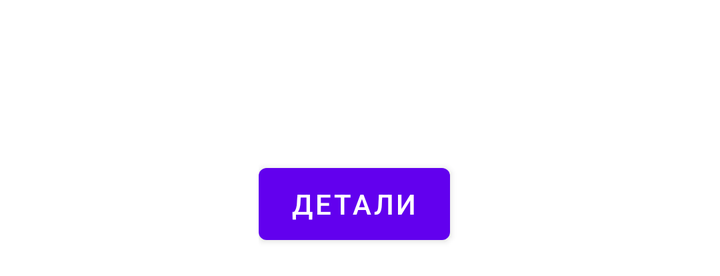
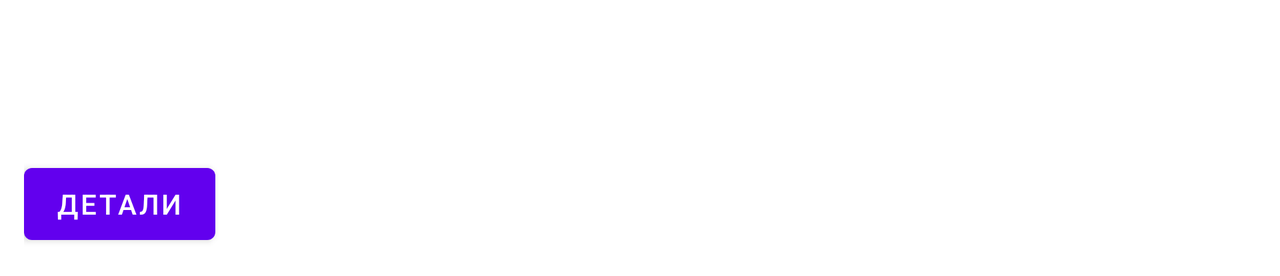

The same Android screen from two of the app's own layout files: first res/layout/ as a phone draws it, then the repository's variant for another configuration, drawn on a device whose configuration selects that folder. Both files follow.
<!-- AndroidManifest.xml: application theme Theme.Kino -->
<!-- res/layout/content_item.xml -->
<?xml version="1.0" encoding="utf-8"?>
<LinearLayout xmlns:android="http://schemas.android.com/apk/res/android"
    xmlns:app="http://schemas.android.com/apk/res-auto"
    xmlns:tools="http://schemas.android.com/tools"
    android:layout_width="match_parent"
    android:layout_height="wrap_content"
    android:layout_margin="4dp"
    android:background="?attr/cardBackgroundColor"
    android:orientation="horizontal">


    <ImageView
        android:id="@+id/image"
        android:layout_width="0dp"
        android:layout_height="match_parent"
        android:layout_weight="1"
        android:adjustViewBounds="true"
        android:scaleType="centerCrop"
        tools:src="@tools:sample/avatars" />


    <androidx.constraintlayout.widget.ConstraintLayout
        android:layout_width="0dp"
        android:layout_height="wrap_content"
        android:layout_weight="2"
        android:padding="8dp"
        app:layout_constraintBottom_toBottomOf="parent"
        app:layout_constraintHorizontal_bias="0.5"
        app:layout_constraintTop_toTopOf="parent">

        <TextView
            android:id="@+id/title"
            android:layout_width="match_parent"
            android:layout_height="27dp"
            android:layout_marginBottom="8dp"
            android:ellipsize="end"
            android:maxLines="1"
            android:textAlignment="viewStart"
            android:textSize="20sp"
            app:layout_constraintBottom_toTopOf="@+id/description"
            app:layout_constraintEnd_toEndOf="parent"
            app:layout_constraintHorizontal_bias="0.5"
            app:layout_constraintStart_toStartOf="parent"
            app:layout_constraintTop_toTopOf="parent"
            tools:text="@tools:sample/lorem/random" />

        <TextView
            android:id="@+id/description"
            android:layout_width="match_parent"
            android:layout_height="wrap_content"
            android:layout_marginBottom="12dp"
            android:ellipsize="end"
            android:maxLines="2"
            android:textAlignment="viewStart"
            app:layout_constraintBottom_toTopOf="@+id/button"
            app:layout_constraintEnd_toEndOf="parent"
            app:layout_constraintHorizontal_bias="0.5"
            app:layout_constraintStart_toStartOf="parent"
            app:layout_constraintTop_toBottomOf="@+id/title"
            tools:text="@tools:sample/lorem/random" />

        <Button
            android:id="@+id/button"
            android:layout_width="wrap_content"
            android:layout_height="wrap_content"
            android:text="@string/button_detail"
            app:layout_constraintBottom_toBottomOf="parent"
            app:layout_constraintStart_toStartOf="parent"
            app:layout_constraintTop_toBottomOf="@+id/description" />

        <ImageView
            android:id="@+id/favorite"
            android:layout_width="40dp"
            android:layout_height="40dp"
            android:layout_marginStart="20dp"
            android:src="@drawable/ic_baseline_favorite_24"
            app:layout_constraintBottom_toBottomOf="@+id/button"
            app:layout_constraintStart_toEndOf="@+id/button"
            app:layout_constraintTop_toTopOf="@+id/button" />

    </androidx.constraintlayout.widget.ConstraintLayout>

</LinearLayout>
<!-- resources referenced by this layout -->
<resources>
  <string name="button_detail">Детали</string>
  <style name="Theme.Kino" parent="Theme.MaterialComponents.DayNight.NoActionBar">
          
          <item name="colorPrimary">@color/purple_500</item>
          <item name="colorPrimaryVariant">@color/purple_700</item>
          <item name="colorOnPrimary">@color/white</item>
          
          <item name="backgroundColor">@color/white</item>
          <item name="colorSecondary">@color/teal_200</item>
          <item name="colorSecondaryVariant">@color/teal_700</item>
          <item name="colorOnSecondary">@color/black</item>
          
          <item name="android:statusBarColor" tools:targetApi="l">?attr/colorPrimaryVariant</item>
          
          <item name="cardBackgroundColor">@color/light_gray</item>
          <item name="collapsedTitleTextColor">@color/light_gray</item>
          <item name="expandedTitleTextColor">@color/light_gray</item>
          <item name="android:timePickerStyle">@style/MyTimePickerStyle</item>
      </style>
  <color name="purple_500">#FF6200EE</color>
  <color name="purple_700">#FF3700B3</color>
  <color name="white">#FFFFFFFF</color>
  <color name="teal_200">#FF03DAC5</color>
  <color name="teal_700">#FF018786</color>
  <color name="black">#FF000000</color>
  <style name="MyTimePickerStyle" parent="android:Widget.Material.Light.TimePicker">
          <item name="android:timePickerMode">spinner</item>
      </style>
</resources>
<!-- res/layout-land/content_item.xml (the repository's variant of the layout above) -->
<!-- drawn on the phone turned sideways -->
<?xml version="1.0" encoding="utf-8"?>
<LinearLayout xmlns:android="http://schemas.android.com/apk/res/android"
    xmlns:app="http://schemas.android.com/apk/res-auto"
    xmlns:tools="http://schemas.android.com/tools"
    android:layout_width="wrap_content"
    android:layout_height="wrap_content"
    android:layout_margin="4dp"
    android:background="?attr/cardBackgroundColor"
    android:orientation="vertical">

    <ImageView
        android:id="@+id/image"
        android:layout_width="match_parent"
        android:layout_height="wrap_content"
        android:layout_weight="1"
        android:adjustViewBounds="true"
        android:scaleType="centerCrop"
        tools:src="@tools:sample/avatars" />


    <androidx.constraintlayout.widget.ConstraintLayout
        android:layout_width="wrap_content"
        android:layout_height="wrap_content"
        android:layout_weight="2"
        android:padding="8dp"
        app:layout_constraintBottom_toBottomOf="parent"
        app:layout_constraintHorizontal_bias="0.5"
        app:layout_constraintTop_toTopOf="parent">

        <TextView
            android:id="@+id/title"
            android:layout_width="match_parent"
            android:layout_height="27dp"
            android:layout_marginBottom="8dp"
            android:ellipsize="end"
            android:maxLines="1"
            android:textAlignment="viewStart"
            android:textSize="20sp"
            app:layout_constraintBottom_toTopOf="@+id/description"
            app:layout_constraintEnd_toEndOf="parent"
            app:layout_constraintHorizontal_bias="0.5"
            app:layout_constraintStart_toStartOf="parent"
            app:layout_constraintTop_toTopOf="parent"
            tools:text="@tools:sample/lorem/random" />

        <TextView
            android:id="@+id/description"
            android:layout_width="match_parent"
            android:layout_height="wrap_content"
            android:layout_marginBottom="12dp"
            android:ellipsize="end"
            android:maxLines="2"
            android:textAlignment="viewStart"
            app:layout_constraintBottom_toTopOf="@+id/button"
            app:layout_constraintEnd_toEndOf="parent"
            app:layout_constraintHorizontal_bias="0.5"
            app:layout_constraintStart_toStartOf="parent"
            app:layout_constraintTop_toBottomOf="@+id/title"
            tools:text="@tools:sample/lorem/random" />

        <Button
            android:id="@+id/button"
            android:layout_width="wrap_content"
            android:layout_height="wrap_content"
            android:text="@string/button_detail"
            app:layout_constraintBottom_toBottomOf="parent"
            app:layout_constraintStart_toStartOf="parent"
            app:layout_constraintTop_toBottomOf="@+id/description" />

        <ImageView
            android:id="@+id/favorite"
            android:layout_width="40dp"
            android:layout_height="40dp"
            android:layout_marginStart="20dp"
            android:src="@drawable/ic_baseline_favorite_24"
            app:layout_constraintBottom_toBottomOf="@+id/button"
            app:layout_constraintStart_toEndOf="@+id/button"
            app:layout_constraintTop_toTopOf="@+id/button" />

    </androidx.constraintlayout.widget.ConstraintLayout>

</LinearLayout>
